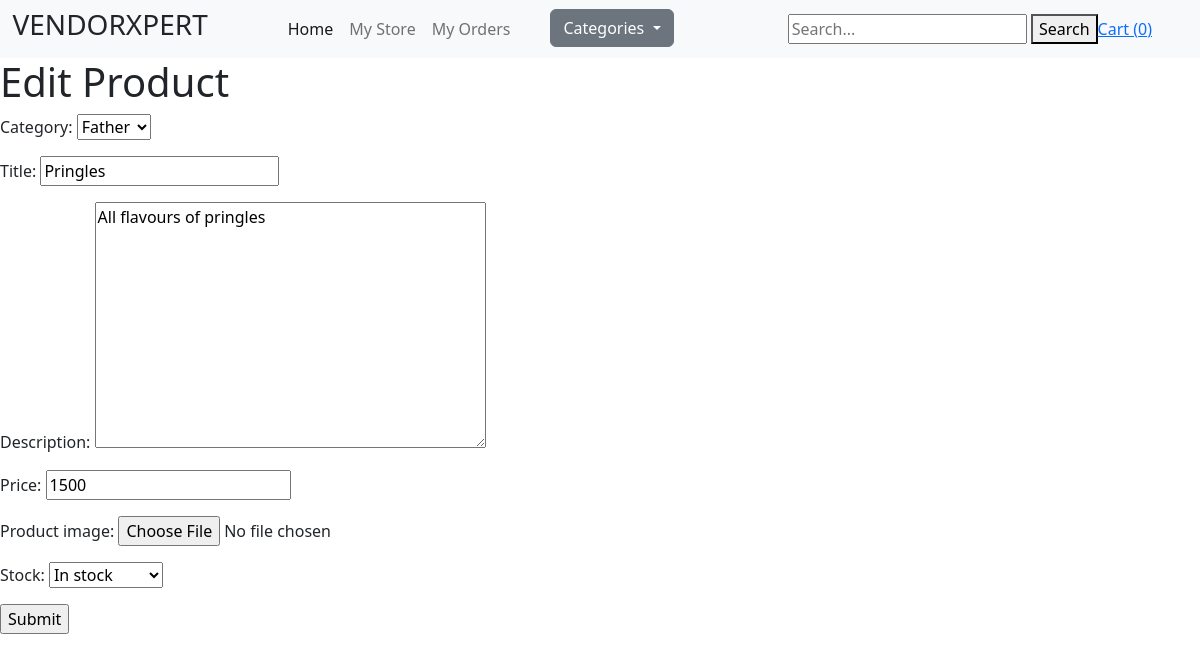
Page /edit_product/31 (signed in) on the committed database.
### store/models.py (models this page shows, shortened)
class Product(models.Model):
    DRAFT = "draft"
    WAITING_APPROVAL = "waiting approval"
    ACTIVE = 'active'
    DELETED = 'deleted'
    IN_STOCK = 'in stock'
    OUT_OF_STOCK = 'out of stock'
    STATUS_CHOICES = (
        (DRAFT , "draft"),
        (WAITING_APPROVAL , "waiting approval"),
        (ACTIVE , 'active'),
        (DELETED , 'deleted'),
    )
    STOCK_CHOICES = (
        (IN_STOCK , 'In stock'),
        (OUT_OF_STOCK , 'Out of stock'),
    )
    category = models.ForeignKey(Category, related_name='product', on_delete=models.CASCADE)
    vendor = models.ForeignKey(VendorProfile,related_name='product', on_delete=models.CASCADE)
    title = models.CharField(max_length=50)
    slug = models.SlugField()
    description = models.TextField()
    price = models.BigIntegerField()
    created_at = models.DateTimeField(auto_now=True)
    updated_at = models.DateTimeField(auto_now=True)
    product_image = models.ImageField(upload_to='uploads/product_image/', blank=True, null=True)
    thumbnail = models.ImageField(upload_to='uploads/product_image/thumbnail', blank=True, null=True)
    status = models.CharField(max_length=50, choices=STATUS_CHOICES, default=ACTIVE)
    stock = models.CharField(max_length=50, choices=STOCK_CHOICES, default=IN_STOCK)
    featured = models.BooleanField(default=False)
    class Meta:
        ordering = ('-created_at',)

class Category(models.Model):
    title = models.CharField(max_length=50)
    slug = models.SlugField()
    class Meta:
        verbose_name_plural = 'Categories'
    def __str__(self):
        return self.title

### userprofile/custom_dec.py (the view)
    def _wrapped_view(request, *args, **kwargs):
        if not request.user.is_authenticated or not request.user.is_vendor:
            from django.http import HttpResponseForbidden
            return HttpResponseForbidden("You must be a vendor to access this page.")
        return view_func(request, *args, **kwargs)

### store/forms.py
class ProductForm(forms.ModelForm):
    class Meta:
        model = Product
        fields = ("category","title","description","price","product_image","stock")

### store/cart.py (called while the page is built)
    def __len__(self):
        return sum(item['quantity'] for item in self.cart.values())

### store/context_processors.py (called while the page is built)
def cart(request):
    return {'cart':Cart(request)}

### store/templatetags/menu.py (called while the page is built)
@register.inclusion_tag('store/menu.html')
def menu():
    categories = Category.objects.all()
    return {'categories':categories}

### userprofile/custom_dec.py (called while the page is built)
def vendor_required(view_func):
    def _wrapped_view(request, *args, **kwargs):
        if not request.user.is_authenticated or not request.user.is_vendor:
            from django.http import HttpResponseForbidden
            return HttpResponseForbidden("You must be a vendor to access this page.")
        return view_func(request, *args, **kwargs)
    return _wrapped_view

### userprofile/views.py (called while the page is built)
@vendor_required
def edit_product(request, pk):
    product = Product.objects.get(vendor=request.user.vendor_profile, pk=pk)
    if request.method == 'POST':
        form = ProductForm(request.POST, request.FILES, instance=product)
        if form.is_valid():
            query = form.cleaned_data['title']
            print(query)
            form.save()
            messages.success(request, f'{query} was changed successfully')
            return redirect('my_store')
    else:
        form = ProductForm(instance=product)
    return render(request, 'userprofile/product_form.html', {
        'form':form,
        'title':'Edit Product',
        'product':product
    })

### userprofile/templates/userprofile/product_form.html (shortened to what this page needs)
{% extends 'core/base.html' %}
{% block body %}
<h1>{{ title }}</h1>
    <form method="POST" enctype="multipart/form-data" name="product_form">
        {{ form.as_p }}
        <input type="submit">
    </form>
{% endblock body %}

### rows in the picture
Product: category "Father", description "All flavours of pringles", price "1500", stock "In stock"
Category: title "Pringles"

### other values in the picture
{{ cart|length }} "0"
{{ title }} "Edit Product"
